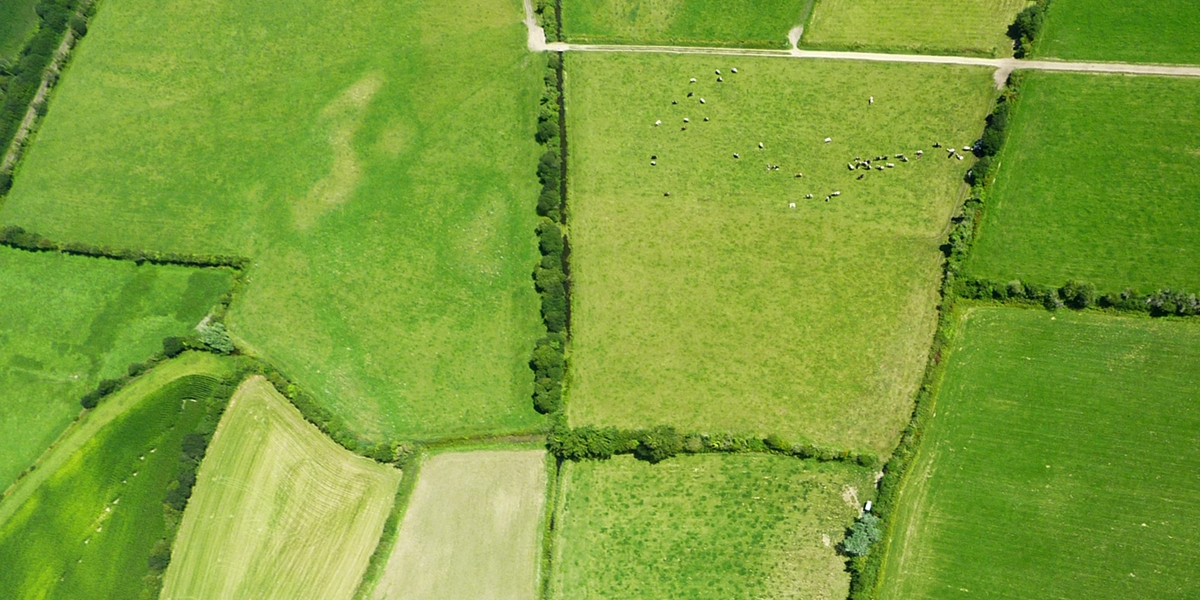
//> input picture Donnee2/Images/champ.jpg, 1200 x 600 px
$ ./2_convolution   (built with g++ and OpenCV 4)
//> lines starting //> are read from the running program, lines starting //| are printed output that depends on the picture; after the words box and inside, x2 and y2 are one past the last pixel; in counts of white or black regions, pixels touching at a corner belong together
#include <opencv2/opencv.hpp>
#include <vector>

cv::Mat applyConvolution(const cv::Mat &img, const std::vector<std::vector<float>> &noyau)
{
    // Get dimensions for easier access
    const int noyauSize = noyau.size();
    const int padding = noyauSize / 2;

    // Créer une image vide pour stocker le résultat
    cv::Mat filtered = cv::Mat::zeros(img.size(), CV_32FC3);

    // Appliquer le noyeau sur chaque pixel
    for (int y = 0; y < img.rows; y++)
    {
        for (int x = 0; x < img.cols; x++)
        {
            cv::Vec3f pixelValue = cv::Vec3f(0.0f, 0.0f, 0.0f);

            // Parcourir les pixels voisins; dy et dx sont les coordonnées du noyeau
            for (int dy = 0; dy < noyauSize; dy++)
            {
                for (int dx = 0; dx < noyauSize; dx++)
                {
                    // Calcule les coordonnées du voisin
                    int ny = y + dy - padding;
                    int nx = x + dx - padding;

                    // Ignorer les pixels en dehors de l'image
                    if (ny < 0 || ny >= img.rows || nx < 0 || nx >= img.cols)
                    {
                        continue;
                    }

                    // Add weighted contribution from this neighbor
                    cv::Vec3b imageValue = img.at<cv::Vec3b>(ny, nx);
                    for (int c = 0; c < 3; c++)
                    {
                        pixelValue[c] += imageValue[c] * noyau[dy][dx];
                    }
                }
            }

            filtered.at<cv::Vec3f>(y, x) = pixelValue;
        }
    }

    // Convert back to 8-bit image
    cv::Mat result;
    filtered.convertTo(result, CV_8UC3);
    return result;
}

enum class TypeNoyau
{
    Moyenneur,
    Gaussien,
    PasseHaut,
    SobelX,
    SobelY
};

std::vector<std::vector<float>> getNoyau(TypeNoyau type)
{
    switch (type)
    {
    case TypeNoyau::Moyenneur:
        return {
            {1.0f / 9, 1.0f / 9, 1.0f / 9},
            {1.0f / 9, 1.0f / 9, 1.0f / 9},
            {1.0f / 9, 1.0f / 9, 1.0f / 9}};
    case TypeNoyau::Gaussien:
        return {
            {1.0f / 16, 2.0f / 16, 1.0f / 16},
            {2.0f / 16, 4.0f / 16, 2.0f / 16},
            {1.0f / 16, 2.0f / 16, 1.0f / 16}};
    case TypeNoyau::PasseHaut:
        return {
            {-1.0f, -1.0f, -1.0f},
            {-1.0f, 8.0f, -1.0f},
            {-1.0f, -1.0f, -1.0f}};
    case TypeNoyau::SobelX:
        return {
            {-1, 0, 1},
            {-2, 0, 2},
            {-1, 0, 1}};
    case TypeNoyau::SobelY:
        return {
            {-1, -2, -1},
            {0, 0, 0},
            {1, 2, 1}};
    default:
        throw std::invalid_argument("Invalid kernel type");
    }
}

// Calculate the Mean Absolute Error (MAE) between two images
double calculateMAE(const cv::Mat &img1, const cv::Mat &img2)
{
    cv::Mat diff;
    cv::absdiff(img1, img2, diff);
    cv::Scalar mae = cv::mean(diff);
    return (mae[0] + mae[1] + mae[2]) / 3.0; // Average over RGB channels
}

int main()
{
    cv::Mat img = cv::imread("./Donnee2/Images/champ.jpg");
//> img is the input picture: 600 rows x 1200 cols, CV_8UC3; mean B, G, R 57.1, 161.3, 126.1
    if (img.empty())
    {
        std::cerr << "Unable to load image.\n";
        return 1;
    }

    // Apply custom convolution with Gaussian kernel
    auto noyauGaussien = getNoyau(TypeNoyau::Gaussien);
    cv::Mat customGaussian = applyConvolution(img, noyauGaussien);

    // Apply OpenCV GaussianBlur
    cv::Mat opencvGaussian;
    cv::GaussianBlur(img, opencvGaussian, cv::Size(3, 3), 0);

    // Apply custom Sobel-X
    auto noyauSobelX = getNoyau(TypeNoyau::SobelX);
    cv::Mat customSobelX = applyConvolution(img, noyauSobelX);
//> after the loop in applyConvolution (call 2), `for (int y = 0; y < img.rows; y++)`:
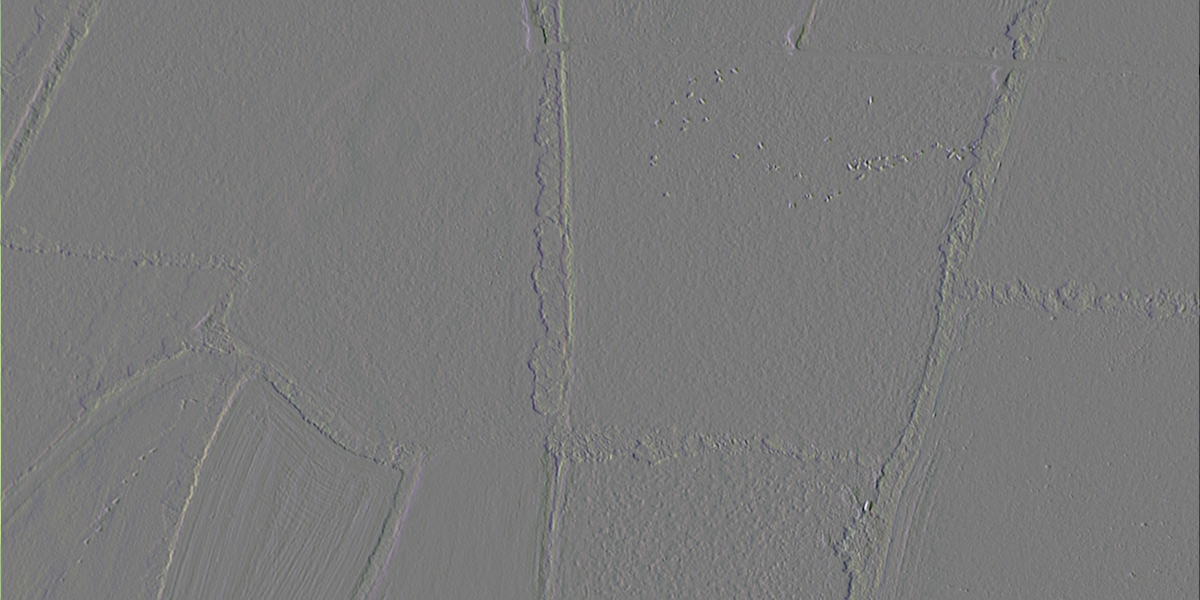
//> filtered: 600 rows x 1200 cols, CV_32FC3; mean B, G, R -0.1, 0, 0; drawn with min black and max white
//> in applyConvolution (call 2), `filtered.convertTo(result, CV_8UC3);`:
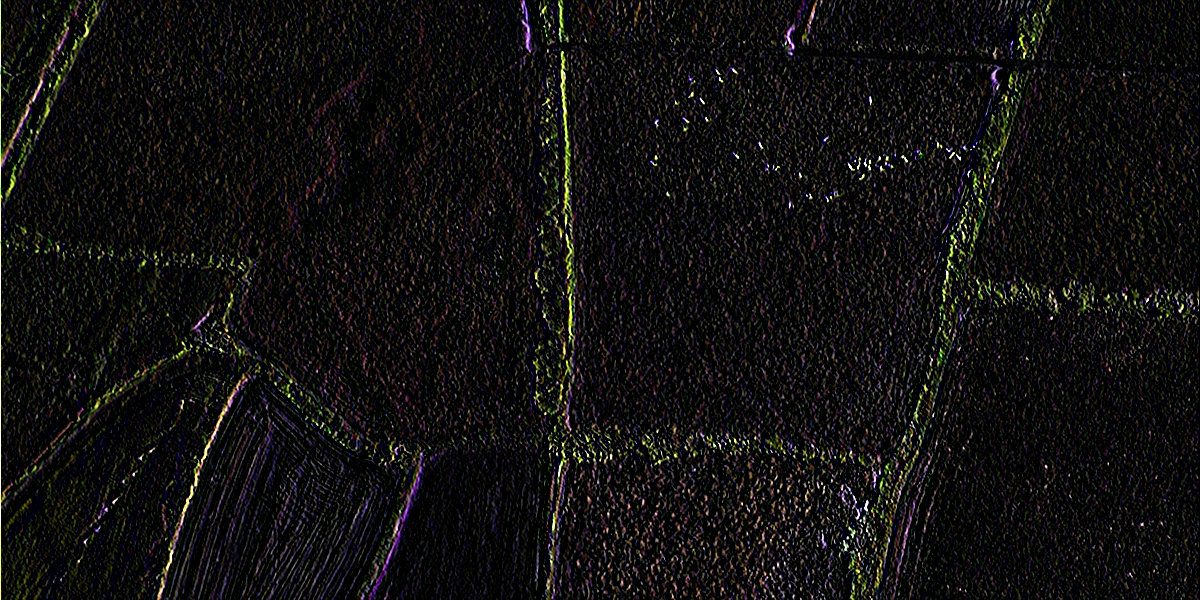
//> result: 600 rows x 1200 cols, CV_8UC3; mean B, G, R 14.6, 15.8, 16.9

    // Apply OpenCV Sobel
    cv::Mat opencvSobelX;
    cv::Sobel(img, opencvSobelX, CV_8U, 1, 0, 3);

    // [8 lines of commented-out code are left out]
    double maeGaussian = calculateMAE(customGaussian, opencvGaussian);
//> in calculateMAE, `cv::absdiff(img1, img2, diff);`:
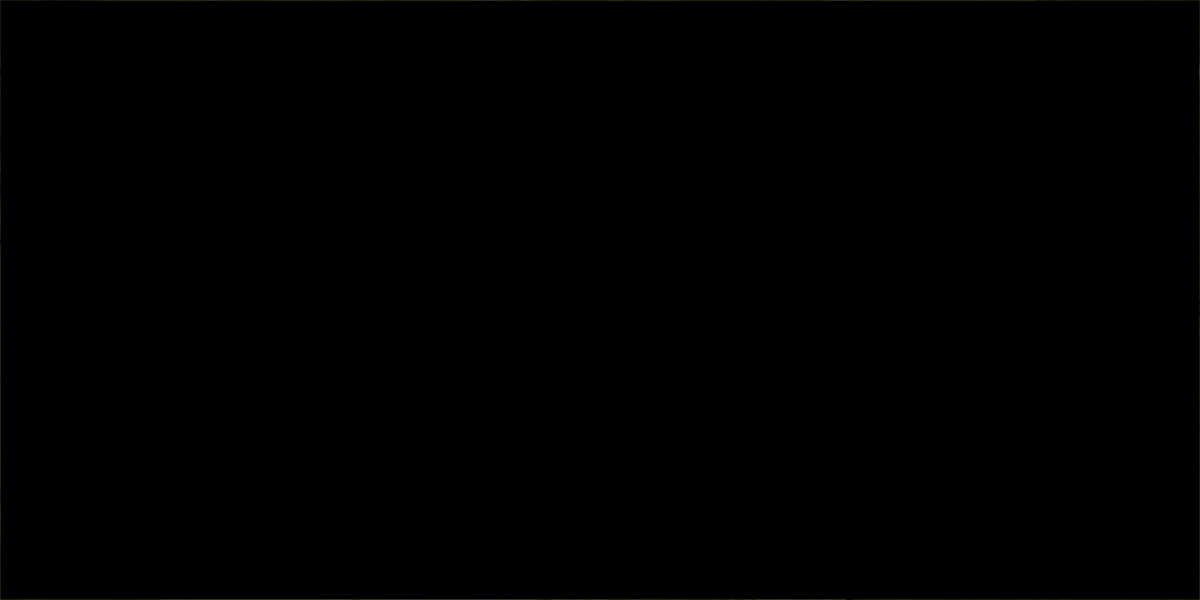
//> diff: 600 rows x 1200 cols, CV_8UC3; mean B, G, R 0.1, 0.2, 0.2
//> in calculateMAE, `cv::Scalar mae = cv::mean(diff);`: mae = Scalar(0.0986, 0.224, 0.176)
//> maeGaussian = 0.166
    double maeSobelX = calculateMAE(customSobelX, opencvSobelX);
//> in calculateMAE (call 2), `cv::absdiff(img1, img2, diff);`:
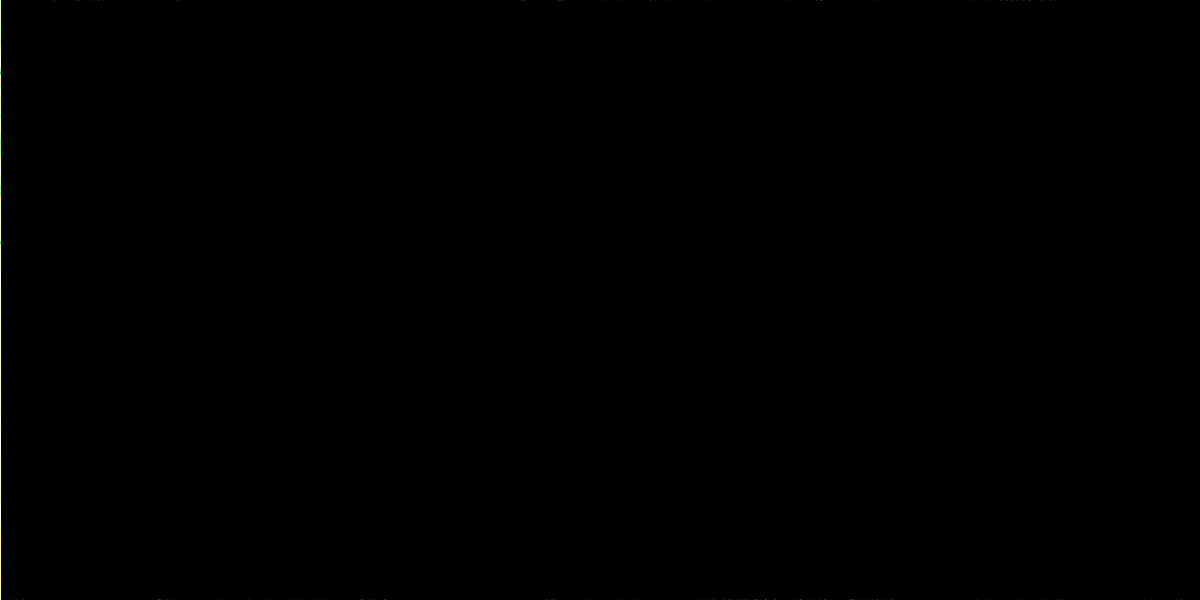
//> diff: 600 rows x 1200 cols, CV_8UC3; 9.53% of pixels changed, all inside (x1, y1, x2, y2) = (0, 0, 1200, 600)
//> in calculateMAE (call 2), `cv::Scalar mae = cv::mean(diff);`: mae = Scalar(0.17, 0.227, 0.219)
//> maeSobelX = 0.205

    std::cout << "MAE (Gaussian): " << maeGaussian << "\n";
//| MAE (Gaussian): 0.166104

    std::cout << "MAE (Sobel-X): " << maeSobelX << "\n";
//| MAE (Sobel-X): 0.205023

    return 0;
}

$ run again, with Donnee2/Images/fleurs1.jpg copied over Donnee2/Images/champ.jpg
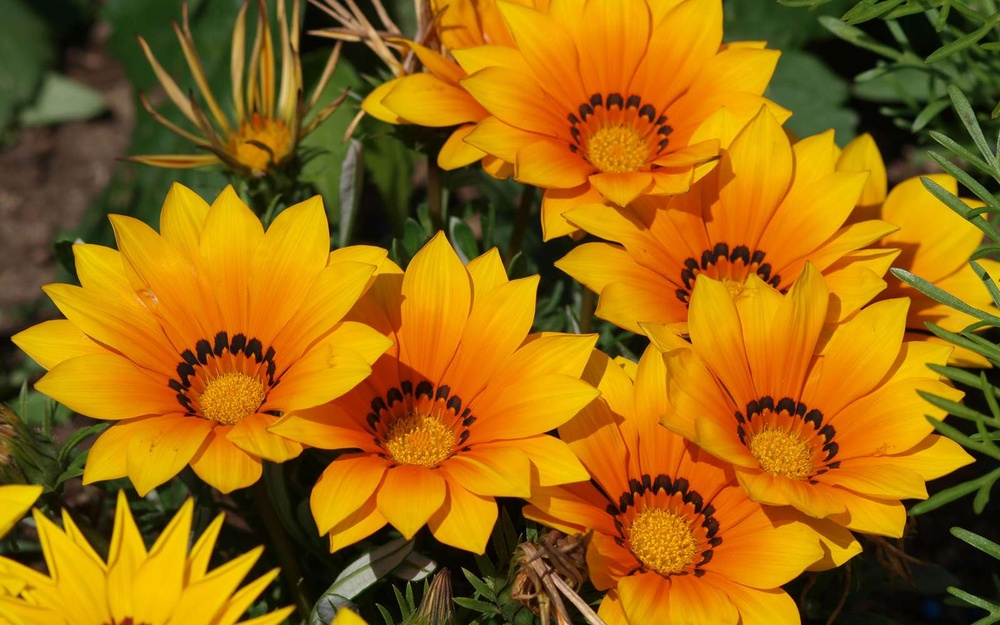
//> input picture Donnee2/Images/fleurs1.jpg, 1000 x 625 px, shrunk from 1600 x 1000 before the run
//> img is the input picture: 625 rows x 1000 cols, CV_8UC3; mean B, G, R 13.4, 103.9, 153.8
//> after the loop in applyConvolution (call 2), `for (int y = 0; y < img.rows; y++)`:
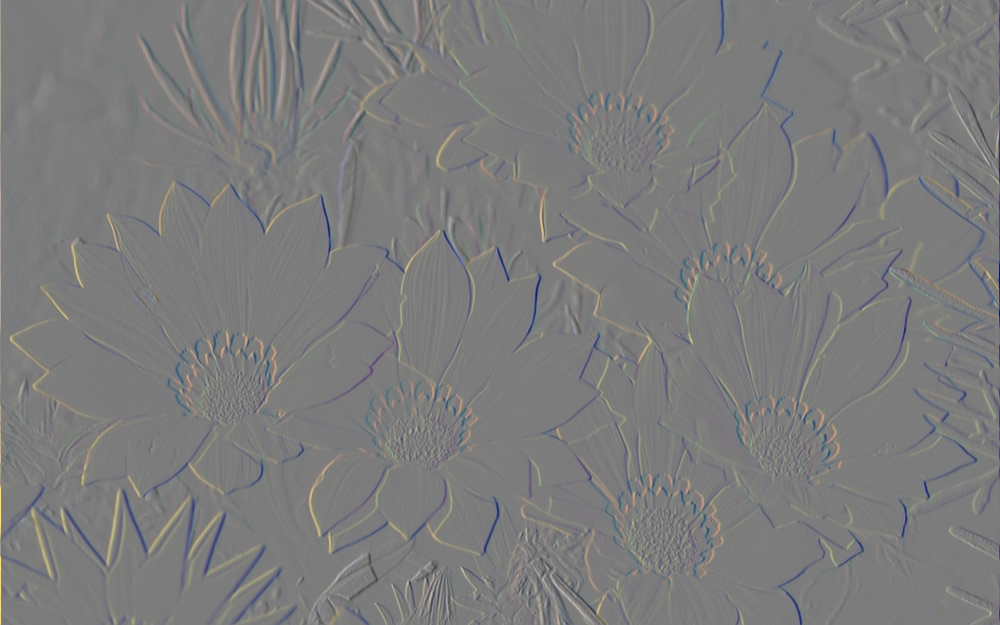
//> filtered: 625 rows x 1000 cols, CV_32FC3; mean B, G, R 0, -0.1, -0.1; drawn with min black and max white
//> in applyConvolution (call 2), `filtered.convertTo(result, CV_8UC3);`:
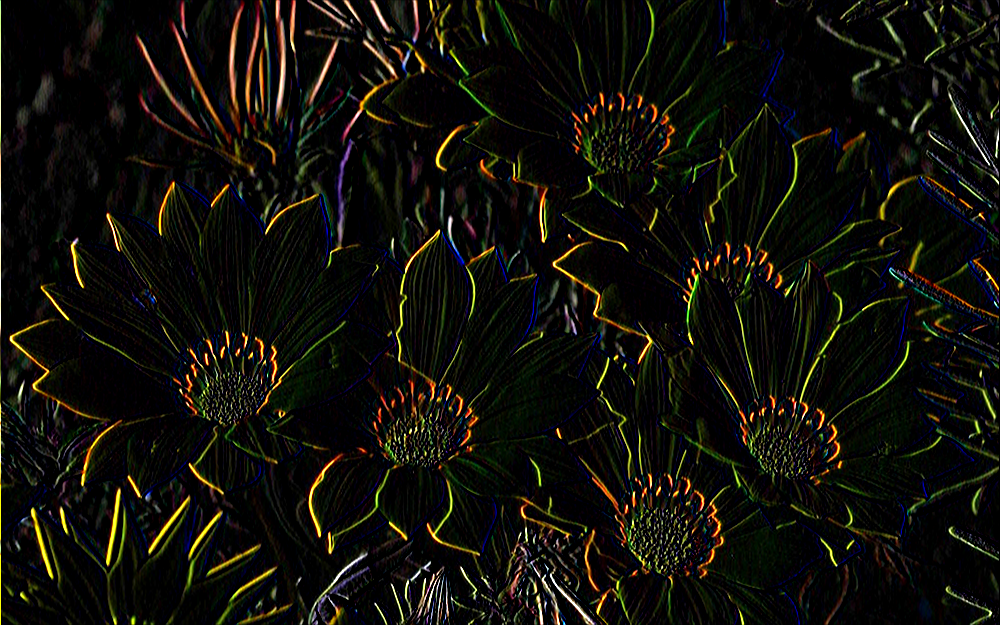
//> result: 625 rows x 1000 cols, CV_8UC3; mean B, G, R 9.7, 15.9, 17
//> mae = Scalar(0.061, 0.151, 0.169)
//> maeGaussian = 0.127
//> diff: 625 rows x 1000 cols, CV_8UC3; mean B, G, R 0.1, 0.2, 0.2
//> maeSobelX = 0.206
//| MAE (Gaussian): 0.126951
//| MAE (Sobel-X): 0.205959

$ run again, with Donnee2/Images/fleurs2.jpg copied over Donnee2/Images/champ.jpg
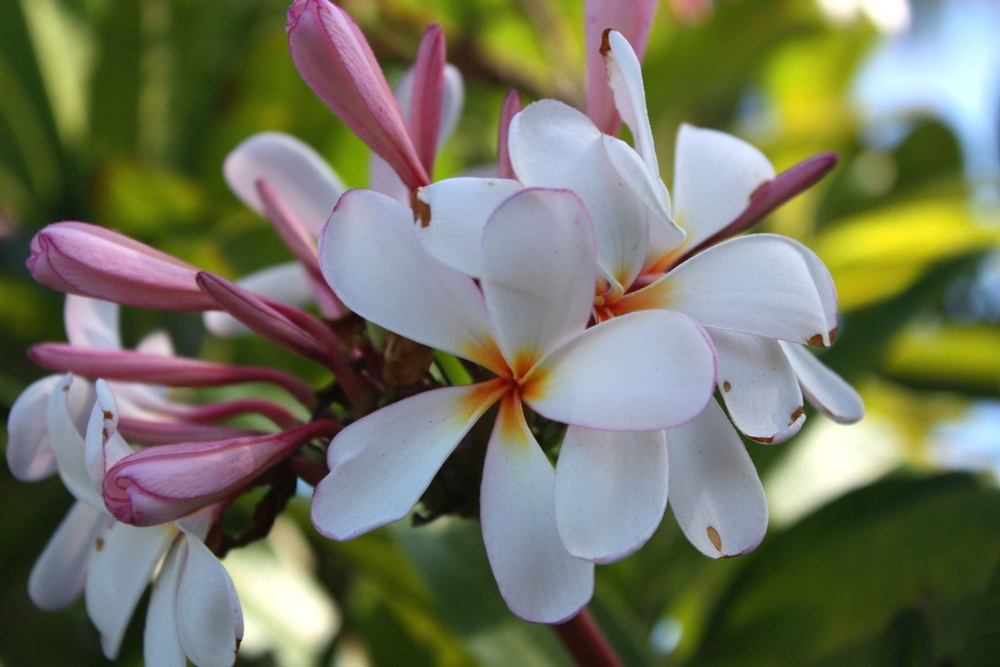
//> input picture Donnee2/Images/fleurs2.jpg, 1000 x 667 px, shrunk from 1600 x 1067 before the run
//> img is the input picture: 667 rows x 1000 cols, CV_8UC3; mean B, G, R 96.9, 118, 115.8
//> after the loop in applyConvolution (call 2), `for (int y = 0; y < img.rows; y++)`:
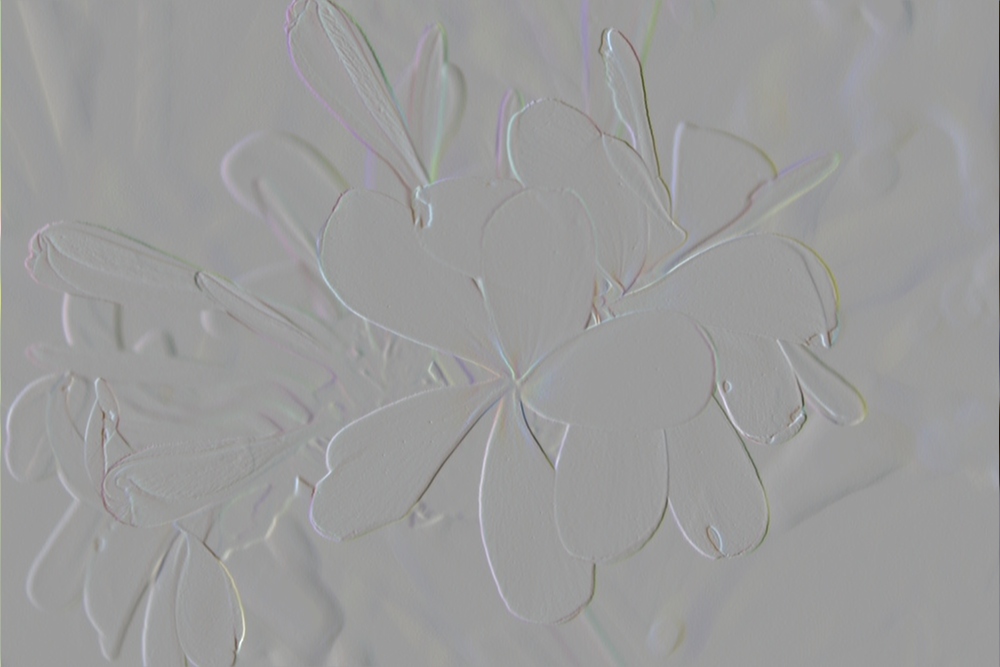
//> filtered: 667 rows x 1000 cols, CV_32FC3; mean B, G, R 0.4, 0.3, 0.3; drawn with min black and max white
//> in applyConvolution (call 2), `filtered.convertTo(result, CV_8UC3);`:
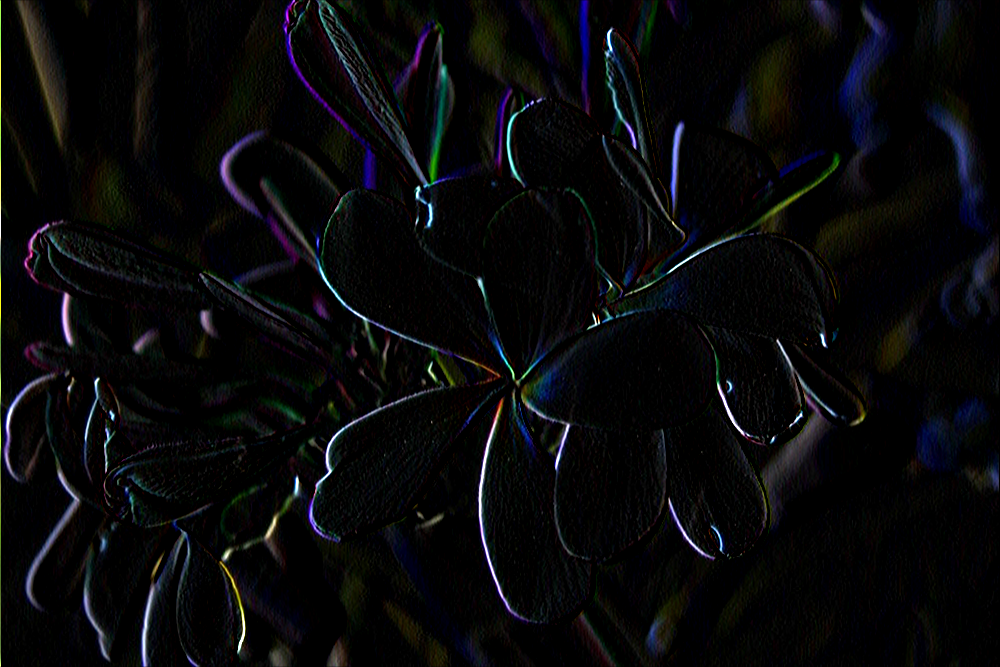
//> result: 667 rows x 1000 cols, CV_8UC3; mean B, G, R 10.1, 8.7, 8.4
//> mae = Scalar(0.114, 0.151, 0.139)
//> maeGaussian = 0.135
//> diff: 667 rows x 1000 cols, CV_8UC3; mean B, G, R 0.1, 0.2, 0.2
//> maeSobelX = 0.15
//| MAE (Gaussian): 0.134627
//| MAE (Sobel-X): 0.150087
